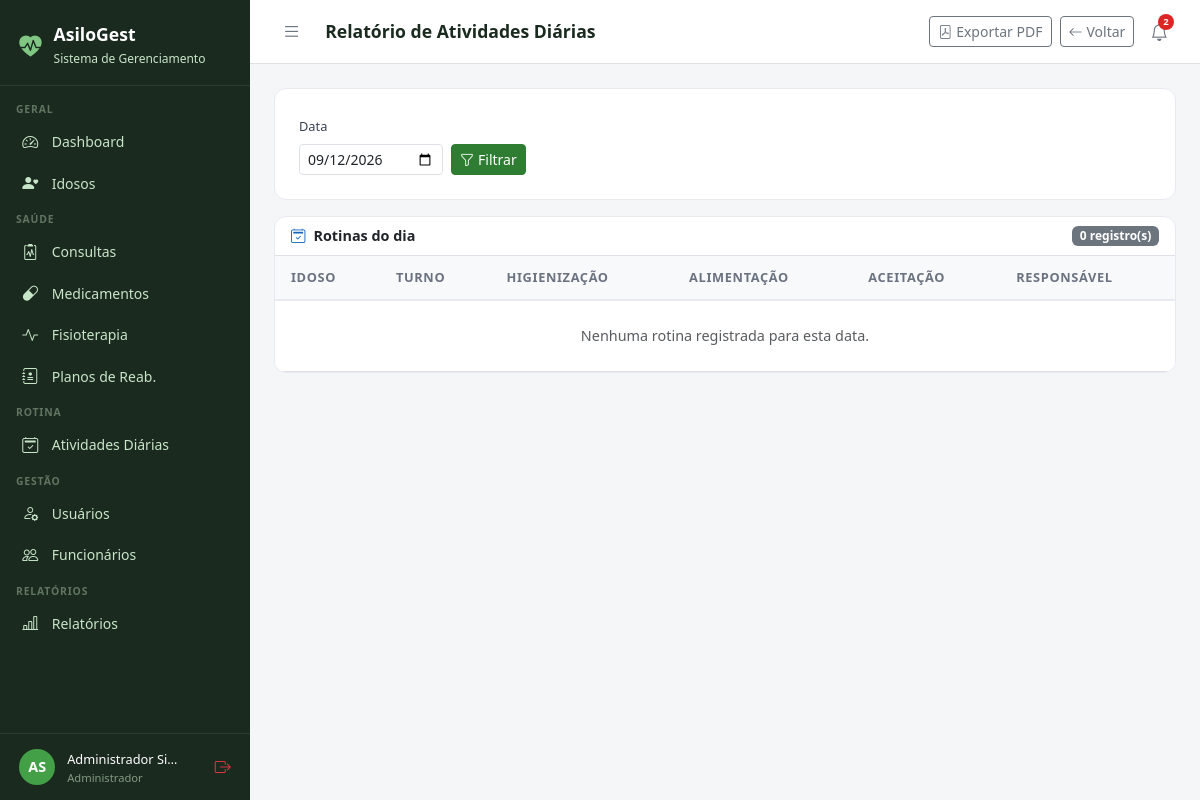
Before: /relatorios/atividades/ (signed in) with the older database file.
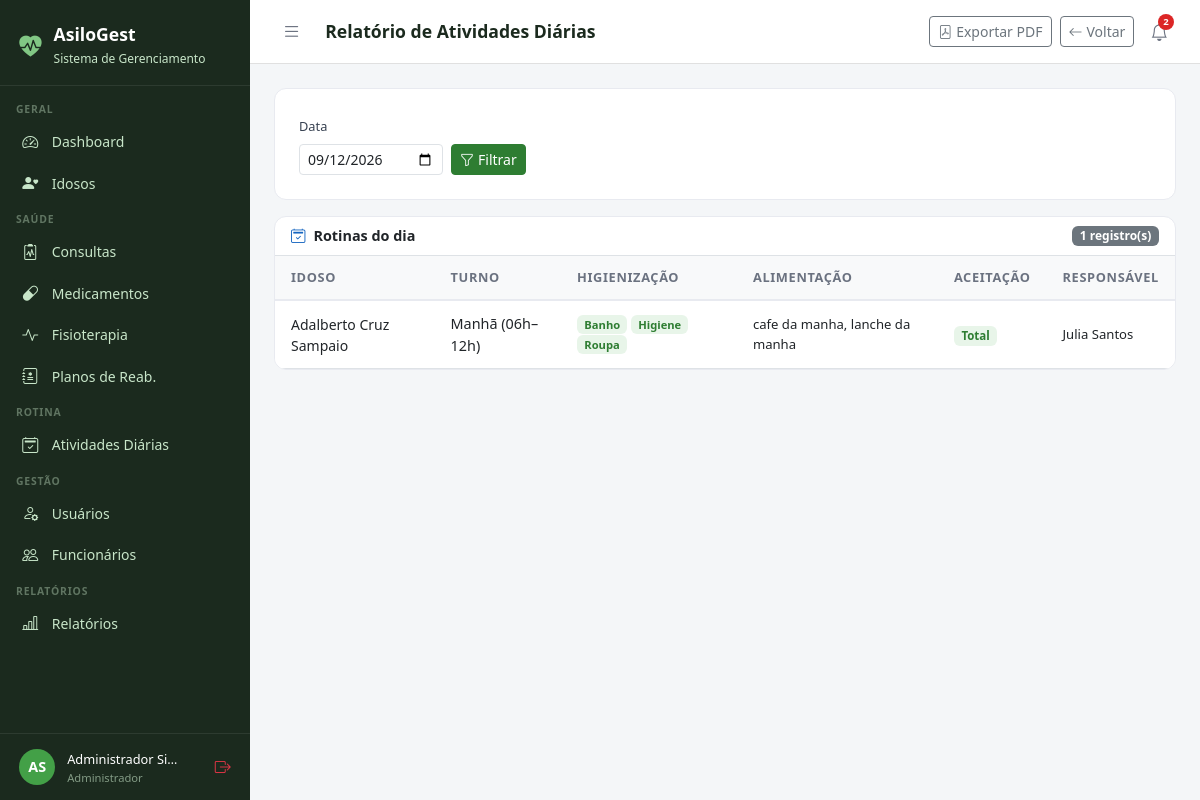
After: the same page with the newer database file.
### atividades/models.py (models this page shows, shortened)
class RotinaDiaria(models.Model):
    TURNO_CHOICES = [
        ('manha', 'Manhã (06h–12h)'),
        ('tarde', 'Tarde (12h–18h)'),
        ('noite', 'Noite (18h–06h)'),
    ]
    REFEICAO_CHOICES = [
        ('cafe', 'Café da manhã'),
        ('lanche_manha', 'Lanche da manhã'),
        ('almoco', 'Almoço'),
        ('lanche_tarde', 'Lanche da tarde'),
        ('jantar', 'Jantar'),
        ('ceia', 'Ceia'),
    ]
    idoso = models.ForeignKey(Idoso, on_delete=models.CASCADE, related_name='rotinas')
    data = models.DateField(verbose_name='Data')
    turno = models.CharField(max_length=6, choices=TURNO_CHOICES)
    responsavel = models.ForeignKey(Usuario, on_delete=models.SET_NULL, null=True, related_name='rotinas_registradas')
    banho_realizado = models.BooleanField(default=False, verbose_name='Banho Realizado')
    higiene_oral = models.BooleanField(default=False, verbose_name='Higiene Oral')
    troca_roupa = models.BooleanField(default=False, verbose_name='Troca de Roupa')
    curativo = models.BooleanField(default=False, verbose_name='Curativo Realizado')
    obs_higiene = models.TextField(blank=True, verbose_name='Obs. Higienização')
    refeicoes_realizadas = models.CharField(max_length=200, blank=True, verbose_name='Refeições Realizadas')
    aceitacao_alimentar = models.CharField(
        max_length=10,
        choices=[('total', 'Total'), ('parcial', 'Parcial'), ('recusou', 'Recusou')],
        blank=True,
        verbose_name='Aceitação Alimentar'
    )
    obs_alimentacao = models.TextField(blank=True, verbose_name='Obs. Alimentação')
    observacoes_gerais = models.TextField(blank=True, verbose_name='Observações Gerais')
    criado_em = models.DateTimeField(auto_now_add=True)
    class Meta:
        verbose_name = 'Rotina Diária'
        verbose_name_plural = 'Rotinas Diárias'
        ordering = ['-data', 'turno']
        unique_together = ('idoso', 'data', 'turno')

### idosos/models.py (models this page shows, shortened)
class Idoso(models.Model):
    SEXO_CHOICES = [('M', 'Masculino'), ('F', 'Feminino')]
    TIPO_SANGUINEO = [('A+','A+'),('A-','A-'),('B+','B+'),('B-','B-'),('AB+','AB+'),('AB-','AB-'),('O+','O+'),('O-','O-')]
    STATUS_CHOICES = [('ativo','Ativo'),('inativo','Inativo'),('internado','Internado'),('falecido','Falecido')]
    nome = models.CharField(max_length=150, verbose_name='Nome Completo')
    data_nascimento = models.DateField(verbose_name='Data de Nascimento')
    sexo = models.CharField(max_length=1, choices=SEXO_CHOICES)
    cpf = models.CharField(max_length=14, unique=True, null=True, blank=True)
    rg = models.CharField(max_length=20, blank=True)
    tipo_sanguineo = models.CharField(max_length=3, choices=TIPO_SANGUINEO, blank=True)
    foto = models.ImageField(upload_to='idosos/', blank=True, null=True)
    status = models.CharField(max_length=10, choices=STATUS_CHOICES, default='ativo')
    endereco = models.CharField(max_length=200, blank=True)
    cidade = models.CharField(max_length=100, blank=True)
    estado = models.CharField(max_length=2, blank=True)
    cep = models.CharField(max_length=9, blank=True)
    alergias = models.TextField(blank=True, verbose_name='Alergias')
    condicoes_medicas = models.TextField(blank=True, verbose_name='Condições Médicas')
    observacoes = models.TextField(blank=True, verbose_name='Observações Gerais')
    data_entrada = models.DateField(verbose_name='Data de Entrada')
    numero_quarto = models.CharField(max_length=10, blank=True, verbose_name='Quarto')
    criado_em = models.DateTimeField(auto_now_add=True)
    atualizado_em = models.DateTimeField(auto_now=True)
    class Meta:
        verbose_name = 'Idoso'
        verbose_name_plural = 'Idosos'
        ordering = ['nome']

### core/models.py (models this page shows, shortened)
class Usuario(AbstractUser):
    PERFIL_CHOICES = [
        ('administrador', 'Administrador'),
        ('medico', 'Médico'),
        ('fisioterapeuta', 'Fisioterapeuta'),
        ('enfermeiro', 'Enfermeiro(a)'),
        ('recepcionista', 'Recepcionista'),
        ('familiar', 'Familiar do Idoso'),
    ]
    perfil = models.CharField(
        max_length=20, choices=PERFIL_CHOICES,
        default='recepcionista', verbose_name='Perfil de Acesso'
    )
    telefone = models.CharField(max_length=15, blank=True, verbose_name='Telefone')
    cpf = models.CharField(max_length=14, unique=True, null=True, blank=True, verbose_name='CPF')
    foto = models.ImageField(upload_to='usuarios/', blank=True, null=True, verbose_name='Foto')
    data_nascimento = models.DateField(null=True, blank=True, verbose_name='Data de Nascimento')
    especialidade = models.CharField(
        max_length=100, blank=True, verbose_name='Especialidade',
        help_text='Preencha para Médico ou Fisioterapeuta'
    )
    data_admissao = models.DateField(null=True, blank=True, verbose_name='Data de Admissão')
    primeiro_acesso = models.BooleanField(
        default=True, verbose_name='Primeiro Acesso',
        help_text='Usuário deve definir senha no primeiro login'
    )
    ativo = models.BooleanField(default=True, verbose_name='Ativo')
    criado_em = models.DateTimeField(auto_now_add=True)
    class Meta:
        verbose_name = 'Usuário'
        verbose_name_plural = 'Usuários'
        ordering = ['first_name', 'last_name']
    @property
    def is_administrador(self):
        return self.perfil == 'administrador' or self.is_superuser
    @property
    def is_fisioterapeuta(self):
        return self.perfil == 'fisioterapeuta'
    @property
    def is_familiar(self):
        return self.perfil == 'familiar'
    @property
    def pode_ver_saude(self):
        return (self.is_administrador or self.is_medico
                or self.is_fisioterapeuta or self.is_enfermeiro)
    @property
    def pode_cadastrar_usuarios(self):
        return self.is_administrador or self.is_recepcionista
    @property
    def pode_administrar(self):
        return self.is_administrador

### relatorios/views.py (the view)
# urls.py: path('atividades/', views.atividades_relatorio, name='atividades'),
@login_required
@perfil_required('administrador', 'enfermeiro', 'recepcionista')
def atividades_relatorio(request):
    from atividades.models import RotinaDiaria
    hoje = date.today()
    data_filtro = request.GET.get('data', str(hoje))
    rotinas = RotinaDiaria.objects.filter(
        data=data_filtro
    ).select_related('idoso', 'responsavel').order_by('turno')
    ctx = {'rotinas': rotinas, 'data_filtro': data_filtro, 'hoje': hoje}
    if request.GET.get('pdf'):
        html = render_to_string('relatorios/pdf/atividades.html', ctx)
        return _pdf_response(html, f'relatorio_atividades_{data_filtro}.pdf')
    return render(request, 'relatorios/atividades.html', ctx)

### templates/relatorios/atividades.html (shortened to what this page needs)
{% extends 'base.html' %}
{% block page_title %}Relatório de Atividades Diárias{% endblock %}
{% block topbar_actions %}
<a href="{% url 'relatorios:atividades' %}?pdf=1&data={{ data_filtro }}" class="btn btn-sm btn-outline-secondary"><i class="bi bi-file-pdf me-1"></i>Exportar PDF</a>
<a href="{% url 'relatorios:lista' %}" class="btn btn-sm btn-outline-secondary"><i class="bi bi-arrow-left me-1"></i>Voltar</a>
{% endblock %}
{% block content %}
<div class="form-card mb-3">
  <form method="get" class="row g-2 align-items-end">
    <div class="col-auto">
      <label class="form-label" style="font-size:.8rem;">Data</label>
      <input type="date" name="data" value="{{ data_filtro }}" class="form-control form-control-sm">
    </div>
    <div class="col-auto">
      <button type="submit" class="btn btn-primary btn-sm"><i class="bi bi-funnel me-1"></i>Filtrar</button>
    </div>
  </form>
</div>
<div class="table-card">
  <div class="d-flex align-items-center justify-content-between px-3 py-2 border-bottom">
    <span style="font-weight:600;font-size:.9rem;"><i class="bi bi-calendar2-check me-2" style="color:#1565C0;"></i>Rotinas do dia {{ data_filtro|date:"d/m/Y" }}</span>
    <span class="badge bg-secondary">{{ rotinas|length }} registro(s)</span>
  </div>
  <table class="table table-hover">
    <thead>
      <tr><th>Idoso</th><th>Turno</th><th>Higienização</th><th>Alimentação</th><th>Aceitação</th><th>Responsável</th></tr>
    </thead>
    <tbody>
      {% for r in rotinas %}
      <tr>
        <td style="font-weight:500;font-size:.875rem;">{{ r.idoso.nome }}</td>
        <td>{{ r.get_turno_display }}</td>
        <td style="font-size:.82rem;">
          {% if r.banho_realizado %}<span class="badge" style="background:#E8F5E9;color:#2E7D32;font-size:.7rem;">Banho</span> {% endif %}
          {% if r.higiene_oral %}<span class="badge" style="background:#E8F5E9;color:#2E7D32;font-size:.7rem;">Higiene</span> {% endif %}
          {% if r.troca_roupa %}<span class="badge" style="background:#E8F5E9;color:#2E7D32;font-size:.7rem;">Roupa</span> {% endif %}
        </td>
        <td style="font-size:.82rem;">{{ r.refeicoes_realizadas|default:"–" }}</td>
        <td>
          {% if r.aceitacao_alimentar %}
          <span class="badge" style="font-size:.72rem;{% if r.aceitacao_alimentar == 'total' %}background:#E8F5E9;color:#2E7D32{% elif r.aceitacao_alimentar == 'parcial' %}background:#FFF3E0;color:#E65100{% else %}background:#FFEBEE;color:#C62828{% endif %}">
            {{ r.get_aceitacao_alimentar_display }}
          </span>
          {% else %}–{% endif %}
        </td>
        <td style="font-size:.82rem;">{{ r.responsavel.get_full_name|default:"–" }}</td>
      </tr>
      {% empty %}
      <tr><td colspan="6" class="text-center text-muted py-4">Nenhuma rotina registrada para esta data.</td></tr>
      {% endfor %}
    </tbody>
  </table>
</div>
{% endblock %}

Changed rows visible on the page:
now on this page (row edited): RotinaDiaria: idoso.nome "Adalberto Cruz Sampaio", turno "Manhã (06h–12h)", banho_realizado "Banho", higiene_oral "Higiene", troca_roupa "Roupa", refeicoes_realizadas "cafe da manha, lanche da manha", aceitacao_alimentar "Total", responsavel.get_full_name "Julia Santos"
Other visible differences:
{{ rotinas|length }}: "0" → "1"
text no longer shown: "Nenhuma rotina registrada para esta data."
